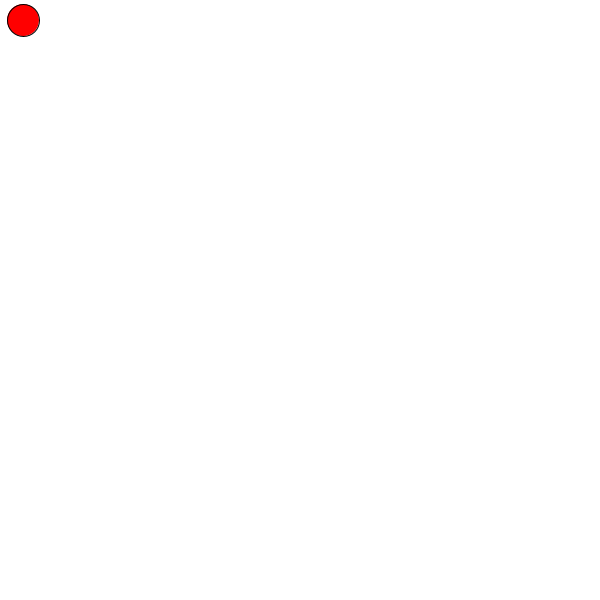
Frame 1 (no input)
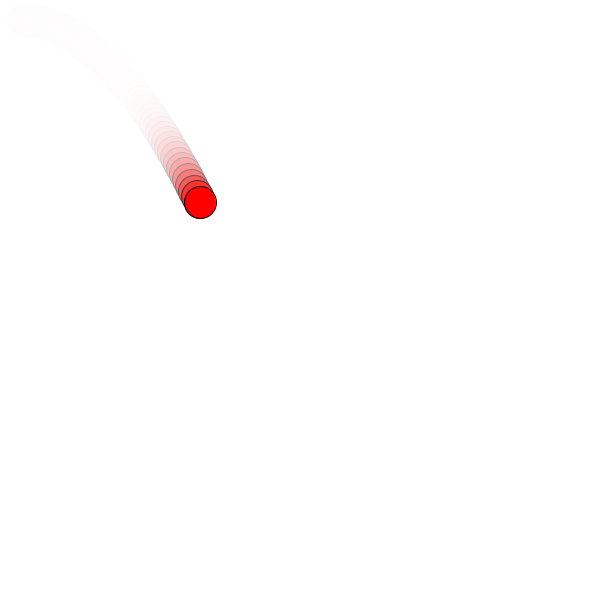
Frame 60 (the mouse pressed at the canvas centre just before this capture)
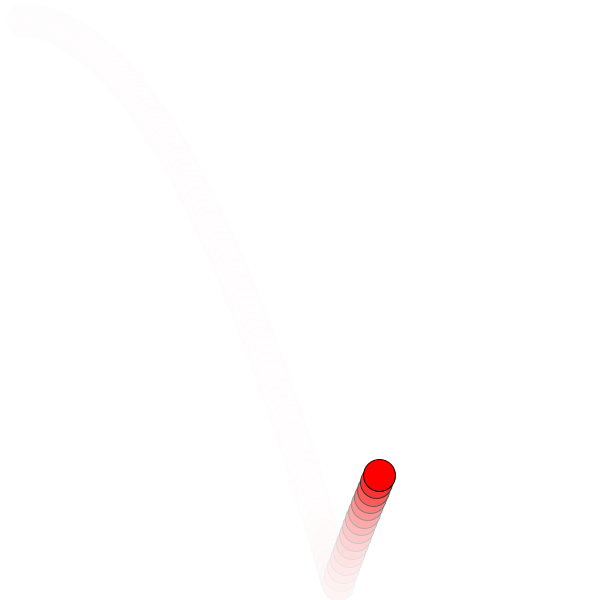
Frame 120 (the mouse held since frame 60 and released just before this capture)

The Processing sketch that drew these frames (run headless with seeded random() and noise(); from frame 60 on, the mouse is pressed at the canvas centre):

// Processing sketch: processing_22227
// ── processing_22227.pde

//Homework week 6
//Bouncing ball with gravity using PVector and Mover
//Code taken from PVector tutorial
//Edited by me where noted.
//Original code where noted.
Mover mover;

void setup() {
  size(600,600);
  smooth();
  background(255);
  mover = new Mover();
}

void draw() {
  noStroke();
  fill(255,50);
  rect(0,0,width,height);

  
  mover.update();
  mover.checkEdges();
  mover.display();
}
class Mover {
  PVector location;
  PVector velocity;
  PVector acceleration;
  


  Mover() {
    location = new PVector(20, 20); //my own setting
    velocity = new PVector(3,0); //my own setting
    acceleration = new PVector(0, 0.1); //my own setting
    
  }

  void update() {
    velocity.add(acceleration);
    location.add(velocity);
  }



  void display() {
    stroke(0);
    fill(255,0,0);
    ellipse(location.x,location.y,32,32); //modified by me to get
    //32x32 circle
  }

  void checkEdges() {  //modified by me to simulate basic 
  //projectile motion

    if (location.x > width - 16) {
      velocity.x = velocity.x * -1;
      location.x = width-16;
      
    } 
    else if (location.x < 16) {
      velocity.x = velocity.x * -1;
      location.x = 16;
    }

    if (location.y > height - 16){
      velocity.y = velocity.y * -0.8000;
      velocity.x = velocity.x * .99; //this simulates friction
      location.y = height - 16;
     
    } 
    else if (location.y < 16) {
      velocity.y = velocity.y * -0.8000;
      location.y = 16;
    }
    
    //This lets you "catch" and "throw" the ball.
    // Original code taken from previous excercises and programs in class.
    dist(location.x, location.y, mouseX, mouseY);
    if(dist(location.x, location.y, mouseX, mouseY) < 16){
      if (mousePressed == true) {
        location.x = mouseX;
        location.y = mouseY;
        velocity.x = mouseX - pmouseX;
        velocity.y = mouseY - pmouseY;
      }
    }
  }
}
